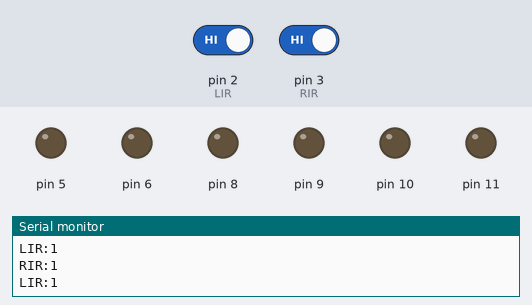
Bench run of a sketch on a simulated Arduino Uno, built with avr-gcc and run on an emulated ATmega328P. Parts: output pins drawn as LEDs (lit = HIGH), the last lines printed to the serial monitor. The inputs (shaded band) are chosen by the test bench; at power-on: pin 2 (LIR) HIGH, pin 3 (RIR) HIGH.

Above: at 1.2 s.
1.3 s: pin 2 (LIR) driven LOW
At 2.5 s:
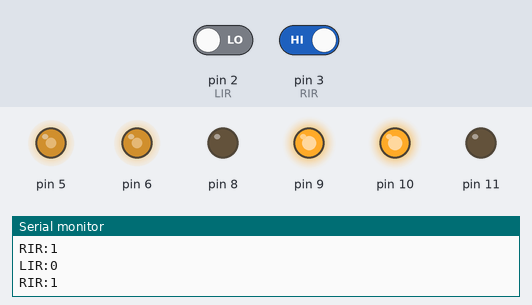
2.8 s: pin 3 (RIR) driven LOW
At 3.7 s:
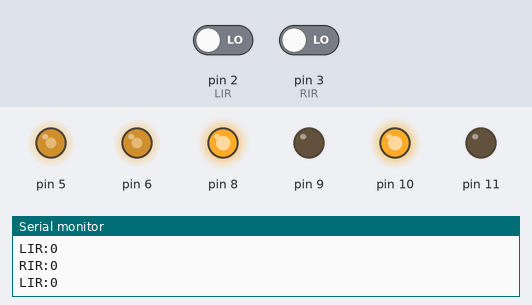
4.3 s: pin 2 (LIR) driven HIGH
At 4.8 s:
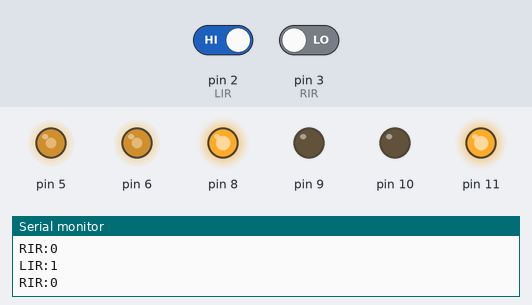
5.8 s: pin 3 (RIR) driven HIGH
At 7.1 s:
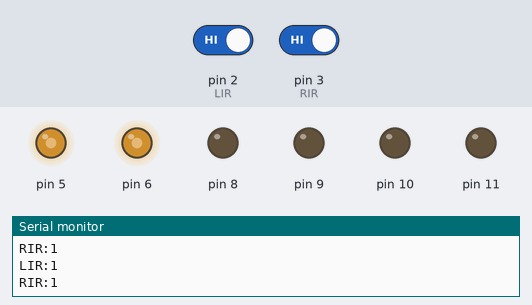
Timing chart, 0 to 8.3 s (numbered marks = the images above; inputs shaded):
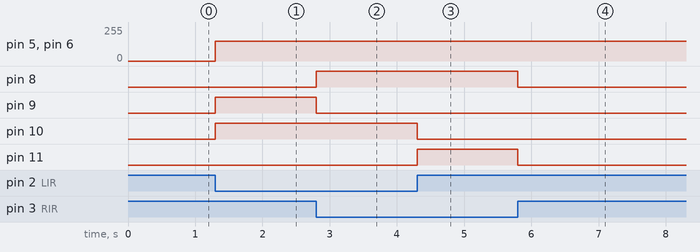

The sketch:

IR_Sensor.ino
```cpp
#include "Motor.h"
#define LIR 2
#define RIR 3

Motor left(10,11,6);
Motor right(8,9,5);

void setup() {
  // put your setup code here, to run once:
  pinMode(LIR,INPUT);
  pinMode(RIR,INPUT);
  Serial.begin(9600);
}

void loop() {
  // put your main code here, to run repeatedly:
  int left_ir = digitalRead(LIR);
  int right_ir = digitalRead(RIR);
  if(left_ir == 0 && right_ir == 0){
    left.rotate(150);
    right.rotate(150);
  }
  if(left_ir == 0 && right_ir == 1){
    left.rotate(150);
    right.rotate(-150);
  }
  if(left_ir == 1 && right_ir == 0){
    left.rotate(-150);
    right.rotate(150);
  }
  if(left_ir == 1 && right_ir == 1){
    left.rotate(0);
    right.rotate(0);
  }
  Serial.print("LIR:");
  Serial.println(left_ir);
  Serial.print("RIR:");
  Serial.println(right_ir);
}
```

Motor.cpp
```cpp
#include "Motor.h"

Motor::Motor(int forward, int backward, int pulse){
  pinMode(forward, OUTPUT);
  pinMode(backward, OUTPUT);
  pinMode(pulse, OUTPUT);
  Motor::forward = forward;
  Motor::backward = backward;
  Motor::pulse = pulse;
}

void Motor::rotate(int speed){
  if(speed > 0){
    digitalWrite(forward, HIGH);
    digitalWrite(backward, LOW);
    analogWrite(pulse, speed);
  }
  else if(speed < 0){
    digitalWrite(forward, LOW);
    digitalWrite(backward, HIGH);
    analogWrite(pulse, abs(speed));
  }
  else{
    digitalWrite(forward, LOW);
    digitalWrite(backward, LOW);
  }
}
```

Motor.h
```cpp
#ifndef Motor_H
#define Motor_H
#include <Arduino.h>
class Motor{
  public:
    Motor(int forward, int backward, int pulse);
    void rotate(int speed);
    int forward;
    int backward;
    int pulse;
};
#endif
```

Measured:
- after the input at 1.3 s, pin 5, pin 6: 0/255 → 150/255 at once; pin 9, pin 10: LOW → HIGH at once
- after the input at 2.8 s, pin 8: LOW → HIGH at once; pin 9: HIGH → LOW at once
- after the input at 4.3 s, pin 10: HIGH → LOW at once; pin 11: LOW → HIGH at once
- after the input at 5.8 s, pin 8, pin 11: HIGH → LOW at once
